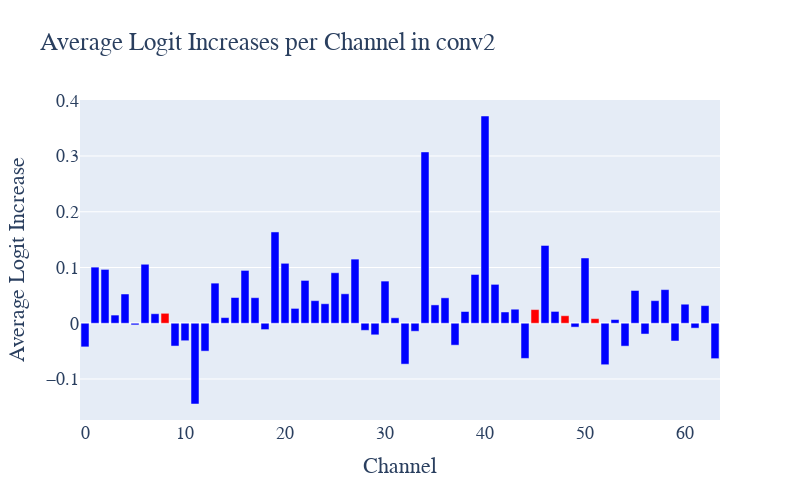

Source (notebook cell):
### Code cell
import plotly.graph_objects as go

# layers_channels = {
#     # 'conv1': [23, 53],
#     # 'conv2': [8, 51],
#     # 'conv3': [53, 71, 163, 227, 240],
#     # 'conv4': [61]
# }

layers_channels = {'conv1': [14, 18, 22, 23, 24, 30, 43, 44, 46, 48, 56, 63], 'conv2': [8, 45, 48, 51, 86, 100, 110, 111], 'conv3': [4, 6, 10, 23, 29, 35, 39, 40, 43, 46, 49, 52, 53, 62, 69, 70, 71, 74, 99, 100, 102, 111, 118, 136, 148, 150, 158, 162, 163, 166, 168, 169, 173, 176, 181, 188, 209, 227, 240, 245], 'conv4': [25, 61, 91, 116, 126, 156, 168, 178, 199, 225, 291, 298, 401, 428]}

layer = 'conv2'

# Extract the channels and average logit changes
channels = list(average_logit_changes_conv1.keys())
logit_changes = list(average_logit_changes_conv1.values())

# Determine colors for the bars based on whether the channel is in the specified list
colors = ['red' if channel in layers_channels[layer] else 'blue' for channel in channels]

# Create the bar plot
fig = go.Figure(data=[go.Bar(x=channels, y=logit_changes, marker_color=colors)])

# Update the layout
fig.update_layout(
    title=f'Average Logit Increases per Channel in {layer}',
    xaxis_title='Channel',
    yaxis_title='Average Logit Increase',
    font=dict(family='Palatino', size=18),
    width=800,
    height=500
)

# Display the plot
fig.show()

### Figure 1 — Plotly figure (JSON) as saved in the notebook; plotly's stock layout.template omitted (floating-point values rounded to 4 significant figures)
{"data": [{"marker": {"color": ["blue", "blue", "blue", "blue", "blue", "blue", "blue", "blue", "red", "blue", "blue", "blue", "blue", "blue", "blue", "blue", "blue", "blue", "blue", "blue", "blue", "blue", "blue", "blue", "blue", "blue", "blue", "blue", "blue", "blue", "blue", "blue", "blue", "blue", "blue", "blue", "blue", "blue", "blue", "blue", "blue", "blue", "blue", "blue", "blue", "red", "blue", "blue", "red", "blue", "blue", "red", "blue", "blue", "blue", "blue", "blue", "blue", "blue", "blue", "blue", "blue", "blue", "blue"]}, "type": "bar", "x": [0, 1, 2, 3, 4, 5, 6, 7, 8, 9, 10, 11, 12, 13, 14, 15, 16, 17, 18, 19, 20, 21, 22, 23, 24, 25, 26, 27, 28, 29, 30, 31, 32, 33, 34, 35, 36, 37, 38, 39, 40, 41, 42, 43, 44, 45, 46, 47, 48, 49, 50, 51, 52, 53, 54, 55, 56, 57, 58, 59, 60, 61, 62, 63], "y": [-0.04238, 0.1007, 0.09658, 0.01468, 0.05245, -0.002967, 0.1058, 0.01709, 0.01786, -0.0409, -0.03136, -0.1448, -0.04999, 0.07197, 0.01014, 0.04614, 0.0948, 0.04588, -0.01136, 0.1638, 0.1075, 0.02664, 0.07681, 0.04053, 0.03499, 0.09062, 0.05283, 0.1151, -0.01273, -0.02077, 0.07565, 0.00978, -0.07335, -0.01435, 0.3073, 0.03293, 0.04561, -0.0393, 0.02107, 0.08749, 0.3718, 0.06976, 0.02024, 0.02519, -0.06309, 0.02453, 0.1396, 0.02122, 0.01351, -0.006933, 0.1171, 0.008295, -0.07438, 0.006616, -0.04106, 0.05878, -0.01935, 0.04052, 0.06035, -0.03181, 0.03416, -0.008753, 0.03164, -0.06351]}], "layout": {"font": {"family": "Palatino", "size": 18}, "height": 500, "title": {"text": "Average Logit Increases per Channel in conv2"}, "width": 800, "xaxis": {"title": {"text": "Channel"}}, "yaxis": {"title": {"text": "Average Logit Increase"}}}}
